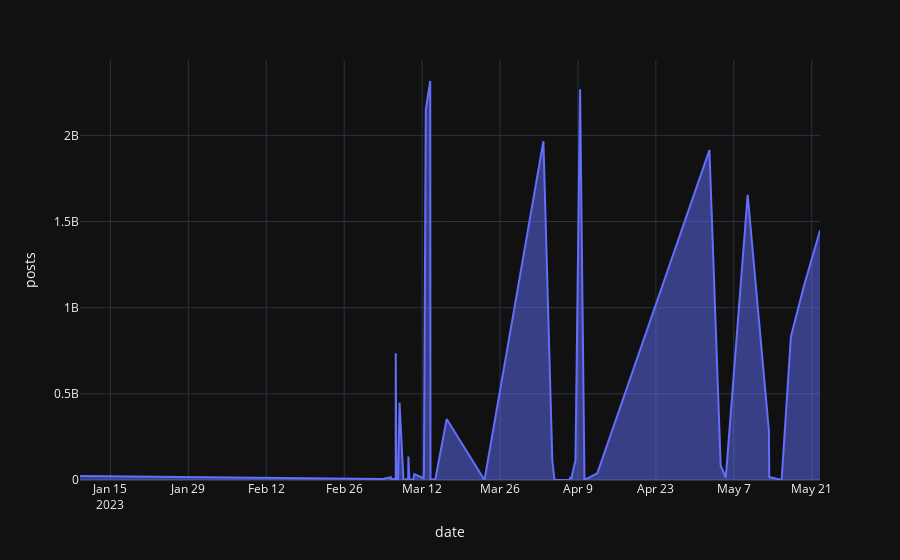

Here is the notebook cell this chart was saved with:
### Code cell
px.area(date_df, date_df.index, 'posts')
